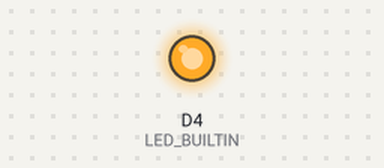
The sketch below on a simulated ESP8266 (NodeMCU). Parts: output pins drawn as LEDs (lit = HIGH, except the on-board LED, lit = LOW). WiFi joins after 1.5 s; servers stay silent unless stated; what the sketch prints to the serial monitor is not drawn.

Above: at 2.8 s.
At 6.6 s:
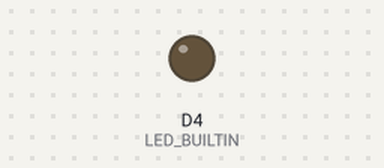
Timing chart, 0 to 8.4 s (numbered marks = the images above):
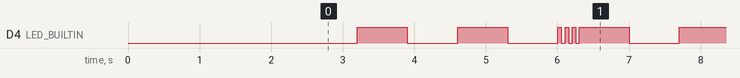

Measured:
- by itself, D4 (LED_BUILTIN): repeats every 4.5 s: LOW 0.70 s, HIGH 0.70 s, LOW 0.70 s, 3 × (HIGH 0.05 s, LOW 0.05 s), HIGH 0.70 s, LOW 0.70 s, HIGH 0.70 s
- by itself, everything shown: repeats every 4.5 s, in 12 steps

The sketch:

Webserver___OTA.ino
```cpp
/*The development of this code started with the previous OTA sketch.
 *Here we'll try to use the esp8266 as an webserver as well as keep the
 *over the air upload enabled.
 *
 */

#include <ESP8266WiFi.h>
#include <ESP8266mDNS.h>
#include <WiFiUdp.h>
#include <ArduinoOTA.h>
#include <WiFiClient.h>
#include <ESP8266WebServer.h>


#ifndef STASSID
#define STASSID "Hyper Loop"
#define STAPSK "mmpRbx249y"
#endif

#ifndef APSSID
#define APSSID "Hyper Loop"
#define APPSK "mmpRbx249y"
#endif

const char* ssid = STASSID;
const char* password = STAPSK;


//Functionality for our code
#define ledPin D0
unsigned long preMillis = 0;
const long interval1 = 700;
const long interval2 = 50;
int ledState = HIGH;


ESP8266WebServer server(80);

/* Just a little test message.  Go to http://192.168.4.1 in a web browser
   connected to this access point to see it.
*/

void handleRoot() {
  server.send(200, "text/html", "<html> <head> <title> primary tags </title> </head> <h1> This line is the heading format of h1 </h1> <hr> Hr tag indicating horizontal line. <p> This line is a paragraph </p>  This line is another paragraph  with center alignment </P> This is a line <BR> but now it is another line because BR tag indicates line break. </BODY> </html>  ");
}

void setup() {
  delay(1000);
  pinMode(LED_BUILTIN, OUTPUT);

//Mechanism for OTA
  Serial.begin(115200);
  Serial.println("Booting");
  WiFi.mode(WIFI_STA);
  WiFi.begin(ssid, password);
  while (WiFi.waitForConnectResult() != WL_CONNECTED) {
    Serial.println("Connection Failed! Rebooting...");
    delay(5000);
    ESP.restart();


//The webserver mechanism.
    Serial.println();
  Serial.print("Configuring access point...");
  /* You can remove the password parameter if you want the AP to be open. */
  WiFi.softAP(ssid, password);

  IPAddress myIP = WiFi.softAPIP();
  Serial.print("AP IP address: ");
  Serial.println(myIP);
  server.on("/", handleRoot);
  server.begin();
  Serial.println("HTTP server started");
  }

  // Port defaults to 8266
  // ArduinoOTA.setPort(8266);

  // Hostname defaults to esp8266-[ChipID]
  // ArduinoOTA.setHostname("myesp8266");

  // No authentication by default
  // ArduinoOTA.setPassword("admin");

  // Password can be set with it's md5 value as well
  // MD5(admin) = 21232f297a57a5a743894a0e4a801fc3
  // ArduinoOTA.setPasswordHash("21232f297a57a5a743894a0e4a801fc3");

  ArduinoOTA.onStart([]() {
    String type;
    if (ArduinoOTA.getCommand() == U_FLASH) {
      type = "sketch";
    } else {  // U_FS
      type = "filesystem";
    }

    // NOTE: if updating FS this would be the place to unmount FS using FS.end()
    Serial.println("Start updating " + type);
  });
  ArduinoOTA.onEnd([]() {
    Serial.println("\nEnd");
  });
  ArduinoOTA.onProgress([](unsigned int progress, unsigned int total) {
    Serial.printf("Progress: %u%%\r", (progress / (total / 100)));
  });
  ArduinoOTA.onError([](ota_error_t error) {
    Serial.printf("Error[%u]: ", error);
    if (error == OTA_AUTH_ERROR) {
      Serial.println("Auth Failed");
    } else if (error == OTA_BEGIN_ERROR) {
      Serial.println("Begin Failed");
    } else if (error == OTA_CONNECT_ERROR) {
      Serial.println("Connect Failed");
    } else if (error == OTA_RECEIVE_ERROR) {
      Serial.println("Receive Failed");
    } else if (error == OTA_END_ERROR) {
      Serial.println("End Failed");
    }
  });
  ArduinoOTA.begin();
  Serial.println("Ready");
  Serial.print("IP address: ");
  Serial.println(WiFi.localIP());
}

//Objective: The led will glow in the pattern 700-700-700-200-200-200 //these are the delays between two successive blinks.
int switchings = 0; //The number of times we've switched the ledState . switchings/2 = number of blinks.

void loop() {
  ArduinoOTA.handle();
  server.handleClient();

  if(switchings < 6)
  {
  if(millis() - preMillis >= interval1)
  {
    preMillis = millis();
    ledState = not(ledState);
    digitalWrite(LED_BUILTIN, ledState);
    switchings++;

  }
  }
  else if(switchings < 12)
  {
    if(millis() - preMillis >= interval2)
    {
      preMillis = millis();
      ledState = not(ledState);
      digitalWrite(LED_BUILTIN, ledState);
      switchings++;
    }
  }
  else
  {
    switchings = 0;
  }

  // digitalWrite(LED_BUILTIN, HIGH);
}
```
